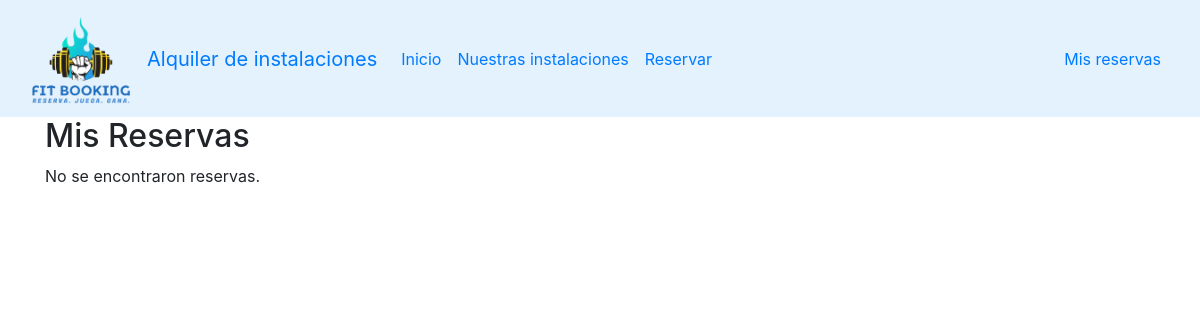
The page /views/userReservations.php (signed in) on the database as committed earlier.
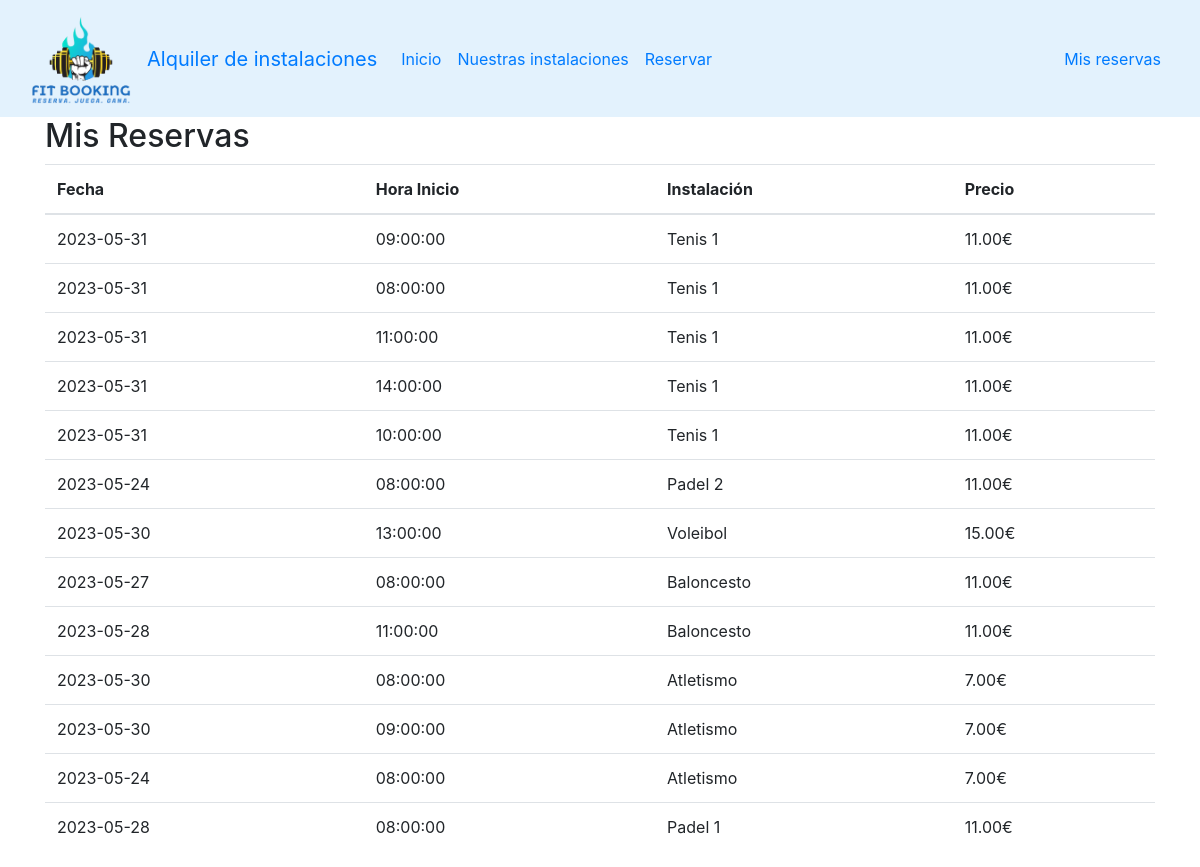
The same page on the database as committed later.
### tables this page shows
CREATE TABLE IF NOT EXISTS `tbl_reservas` (
  `id_reserva` int(11) NOT NULL AUTO_INCREMENT,
  `fk_instalacion` int(11) DEFAULT NULL,
  `fk_usuario` int(11) DEFAULT NULL,
  `hora_inicio` time DEFAULT NULL,
  `fecha` date DEFAULT NULL,
  PRIMARY KEY (`id_reserva`),
  KEY `fk_usuario` (`fk_usuario`),
  KEY `fk_instalacion` (`fk_instalacion`) USING BTREE
);

CREATE TABLE IF NOT EXISTS `tbl_instalaciones` (
  `id_instalacion` int(11) NOT NULL AUTO_INCREMENT,
  `denominacion` varchar(25) DEFAULT NULL,
  `fk_precio` int(11) DEFAULT NULL,
  PRIMARY KEY (`id_instalacion`),
  KEY `fk_precio` (`fk_precio`)
);

CREATE TABLE IF NOT EXISTS `tbl_precios` (
  `id_precio` int(11) NOT NULL AUTO_INCREMENT,
  `precio` double DEFAULT NULL,
  PRIMARY KEY (`id_precio`)
);

### views/userReservations.php (the view, shortened to what this page needs)
<?php
if( isset($_COOKIE['user'])){
    $idUsuario = $_COOKIE['user'];
    function misReservas($idUsuario)
    {
        require_once("../model/bdConnection.php");
        $sql = "SELECT i.denominacion, r.hora_inicio, r.fecha, p.precio
        FROM tbl_reservas r
        JOIN tbl_instalaciones i ON r.fk_instalacion = i.id_instalacion
        JOIN tbl_precios p ON i.fk_precio = p.id_precio
        WHERE r.fk_usuario = $idUsuario;";
        $result = $conn->query($sql);
        $reservas = [];
        while ($row = $result->fetch_assoc()) {
            $reservas[] = $row;
        }
        return $reservas;
    }
    $reservasUsuario = misReservas($idUsuario);
}
else{
    echo "LA SESIÓN HA CADUCADO O NO HA INICIADO SESIÓN";exit();
}
?>
<!DOCTYPE html>
<html>
<head>
    <link rel="stylesheet" href="https://maxcdn.bootstrapcdn.com/bootstrap/4.5.2/css/bootstrap.min.css">
</head>
<body>
    <?php include "./nav-bar.php"; ?>
    <div class="container">
        <h2>Mis Reservas</h2>
        <?php if (count($reservasUsuario) > 0) : ?>
            <table class="table">
                <thead>
                    <tr>
                        <th>Fecha</th>
                        <th>Hora Inicio</th>
                        <th>Instalación</th>
                        <th>Precio</th>
                    </tr>
                </thead>
                <tbody>
                    <?php foreach ($reservasUsuario as $reserva) : ?>
                        <tr>
                            <td><?php echo $reserva['fecha']; ?></td>
                            <td><?php echo $reserva['hora_inicio']; ?></td>
                            <td><?php echo $reserva['denominacion']; ?></td>
                            <td><?php echo $reserva['precio'] .".00€"; ?></td>
                        </tr>
                    <?php endforeach; ?>
                </tbody>
            </table>
        <?php else : ?>
            <p>No se encontraron reservas.</p>
        <?php endif; ?>
    </div>
</body>
</html>

### views/nav-bar.php (shortened to what this page needs)
<nav class="navbar navbar-expand-lg bg-body-tertiary" style="background-color: #e3f2fd !important;">
    <div class="container-fluid">
        <a class="navbar-brand" href="./index.php">
            <img src="../images/logoDAW.png" alt="Logo" width="100" class="d-inline-block align-text-top">
        </a>
        <a class="navbar-brand" href="./index.php">Alquiler de instalaciones</a>
        <div class="collapse navbar-collapse" id="navbarNavDropdown">
            <ul class="navbar-nav">
            <li class="nav-item">
                <a class="nav-link" aria-current="page" href="./index.php">Inicio</a>
            </li>
            <li class="nav-item">
                <a class="nav-link" href="./installations.php">Nuestras instalaciones</a>
            </li>
            <li class="nav-item">
                <a class="nav-link" href="./reservations.php">Reservar</a>
            </li>
            </ul>
        </div>
        <div class="d-flex">
            <ul class="navbar-nav">
                <li class="nav-item">
                    <a class="nav-link" href="./userReservations.php" role="button">Mis reservas</a>
                </li>
            </ul>
        </div>
    </div>
</nav>

### views/nav-bar.php (style rules this page uses)
a { color: #007bff !important; text-decoration: none; background-color: transparent; }

Rows that differ between the two databases and show on the page:
now on this page (row edited): tbl_reservas: fecha "2023-05-31", hora_inicio "09:00:00", fk_instalacion.denominacion "Tenis 1", tbl_precios.precio "11"
added tbl_reservas: fecha "2023-05-31", hora_inicio "08:00:00", fk_instalacion.denominacion "Tenis 1", tbl_precios.precio "11"
added tbl_reservas: fecha "2023-05-31", hora_inicio "11:00:00", fk_instalacion.denominacion "Tenis 1", tbl_precios.precio "11"
added tbl_reservas: fecha "2023-05-31", hora_inicio "14:00:00", fk_instalacion.denominacion "Tenis 1", tbl_precios.precio "11"
added tbl_reservas: fecha "2023-05-31", hora_inicio "10:00:00", fk_instalacion.denominacion "Tenis 1", tbl_precios.precio "11"
added tbl_reservas: fecha "2023-05-24", hora_inicio "08:00:00", fk_instalacion.denominacion "Padel 2", tbl_precios.precio "11"
added tbl_reservas: fecha "2023-05-30", hora_inicio "13:00:00", fk_instalacion.denominacion "Voleibol", tbl_precios.precio "15"
added tbl_reservas: fecha "2023-05-27", hora_inicio "08:00:00", fk_instalacion.denominacion "Baloncesto", tbl_precios.precio "11"
added tbl_reservas: fecha "2023-05-28", hora_inicio "11:00:00", fk_instalacion.denominacion "Baloncesto", tbl_precios.precio "11"
added tbl_reservas: fecha "2023-05-30", hora_inicio "08:00:00", fk_instalacion.denominacion "Atletismo", tbl_precios.precio "7"
added tbl_reservas: fecha "2023-05-30", hora_inicio "09:00:00", fk_instalacion.denominacion "Atletismo", tbl_precios.precio "7"
added tbl_reservas: fecha "2023-05-24", hora_inicio "08:00:00", fk_instalacion.denominacion "Atletismo", tbl_precios.precio "7"
added tbl_reservas: fecha "2023-05-28", hora_inicio "08:00:00", fk_instalacion.denominacion "Padel 1", tbl_precios.precio "11"
Other text that changed with them:
text no longer shown: "No se encontraron reservas."
text now shown: "Fecha Hora Inicio Instalación Precio"
